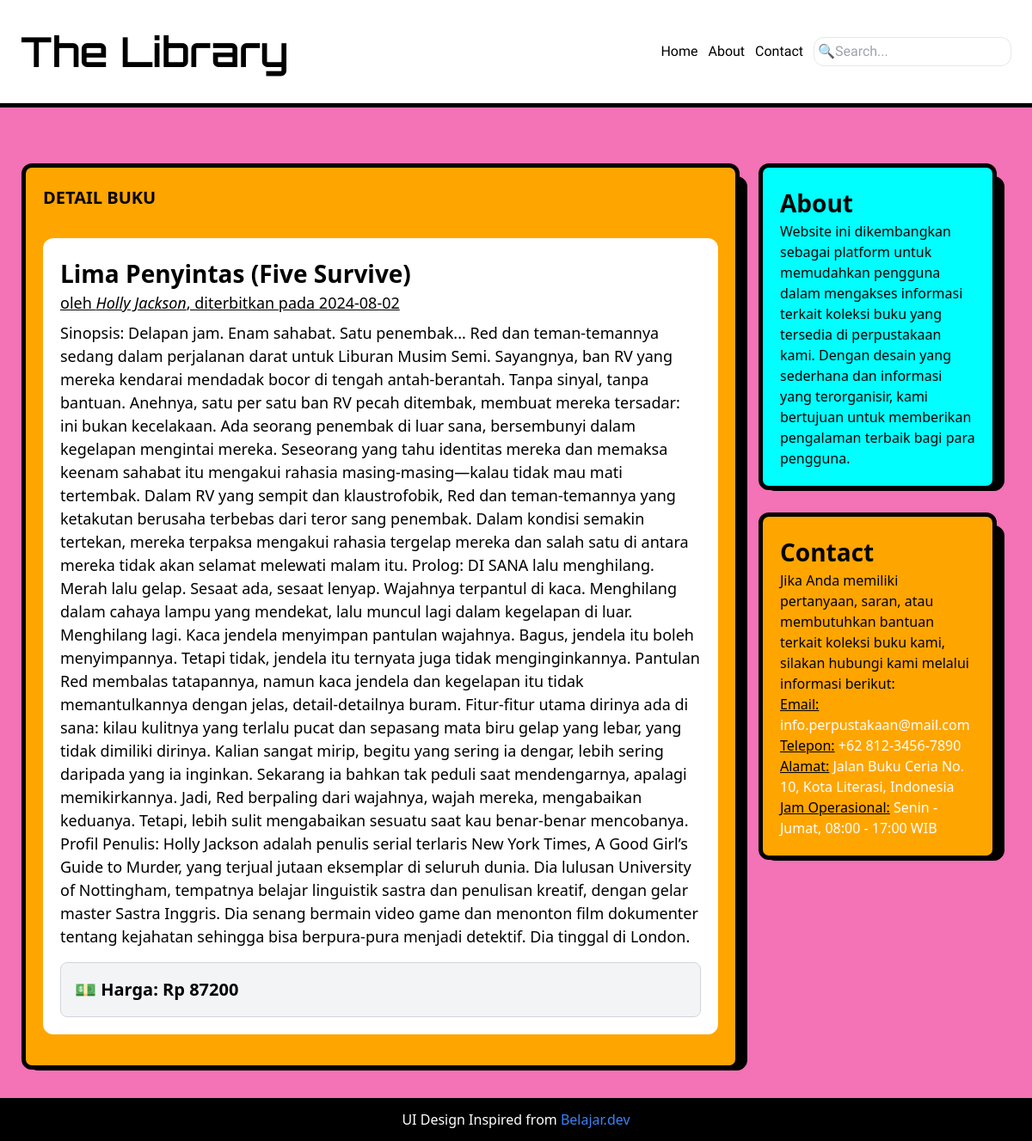
The app's page /detail.php?id=4 with its own data.
### tables this page shows
CREATE TABLE `buku` (
  `id` int(11) NOT NULL,
  `judul_buku` varchar(255) NOT NULL,
  `penulis` varchar(100) NOT NULL,
  `sinopsis_buku` text NOT NULL,
  `tanggal_diterbitkan` date NOT NULL,
  `harga` int(11) NOT NULL
);

### detail.php (the view, shortened to what this page needs)
<?php
include 'koneksi.php';
$id = $_GET['id'];
$query = "select * from buku where id = $id" ;
$eksekusi = mysqli_query($koneksi, $query);
$buku = mysqli_fetch_assoc($eksekusi);
?>
<!DOCTYPE html>
<html lang="en">
  <head>
    <script src="https://cdn.tailwindcss.com"></script>
  </head>
  <body class="bg-[#F472B6] overflow-y-auto">
    <header
      class="w-full flex flex-row p-6 bg-white justify-between items-center border-b-[5px] border-black"
    >
      <h1 class="text-[48px] items-center font-semibold">
        <a href="index.php" style="font-family: Orbitron;">The Library</a>
      </h1>
      <nav>
        <ul class="flex flex-row gap-3 items-center" style="font-family: Comic Neue;">
          <li>
            <a href="index.php" class="hover:text-blue-500">Home</a>
          </li>
          <li>
            <a href="#about" class="hover:text-blue-500">About</a>
          </li>
          <li>
            <a href="#contact" class="hover:text-blue-500">Contact</a>
          </li>
          <li>
            <input type="search" name="" id="" placeholder="🔍Search..." class="border border-gray-200 p-1 rounded-xl" />
          </li>
        </ul>
      </nav>
    </header>
    <main class="h-full w-full p-8 pt-10">
      <section class="mt-10 flex flex-row gap-5">
        <div class="w-3/4">
          <div class="bg-black h-auto w-full border border-black rounded-xl">
            <div
              class="bg-[#FFA500] hover:m-0 -mt-4 -ml-2 h-auto w-full border-[5px] border-black rounded-xl p-5"
            >
              <h1 class="text-[20px] font-bold">DETAIL BUKU</h1>
              <div class="flex flex-col gap-5 justify-center mt-8 mb-4">
                <div class="h-auto p-5 w-full bg-white rounded-xl">
                    <span class="font-semibold text-[28px]"><?php echo $buku['judul_buku'] ?></span><br>
                    <span class="underline text-[18px]">oleh <span class="italic"><?php echo $buku['penulis'] ?></span>, diterbitkan pada <?php echo $buku['tanggal_diterbitkan'] ?></span>
                    <p class="mt-2 text-[18px]">Sinopsis:
                      <?php echo $buku['sinopsis_buku'] ?>
                    </p>
                    <div class="mt-4 p-4 bg-gray-100 rounded-lg border border-gray-300">
                        <span class="font-semibold text-[20px]">💵 Harga: Rp <?php echo $buku['harga'] ?></span>
                    </div>
                </div>
              </div>
            </div>
          </div>
        </div>
        <div class="w-1/4 flex flex-col gap-10">
        <div class="bg-black h-auto w-full border border-black rounded-xl">
          <div
            class="bg-[#00FFFF] hover:m-0 -mt-4 -ml-2 h-auto w-full border-[5px] border-black rounded-xl p-5">
            <h1 class="text-[28px] font-bold" id="about">About</h1>
            <p>
              Website ini dikembangkan sebagai platform untuk memudahkan pengguna dalam mengakses informasi terkait koleksi buku yang tersedia di perpustakaan kami. Dengan desain yang sederhana dan informasi yang terorganisir, kami bertujuan untuk memberikan pengalaman terbaik bagi para pengguna.
            </p>
          </div>
        </div>
        <div class="bg-black h-auto w-full border border-black rounded-xl">
          <div
            class="bg-[#FFA500] hover:m-0 -mt-4 -ml-2 h-auto w-full border-[5px] border-black rounded-xl p-5">
            <h1 class="text-[28px] font-bold" id="contact">Contact</h1>
            <p>
              Jika Anda memiliki pertanyaan, saran, atau membutuhkan bantuan terkait koleksi buku kami, silakan hubungi kami melalui informasi berikut:
              <br>
              <span class="underline">Email:</span> <span class="text-white">info.perpustakaan@mail.com</span><br>
              <span class="underline">Telepon:</span> <span class="text-white">+62 812-3456-7890</span><br>
              <span class="underline">Alamat:</span> <span class="text-white">Jalan Buku Ceria No. 10, Kota Literasi, Indonesia</span><br>
              <span class="underline">Jam Operasional:</span> <span class="text-white">Senin - Jumat, 08:00 - 17:00 WIB</span><br>
            </p>
          </div>
        </div>
      </div>
      </section>
    </main>
    <footer class="relative bottom-0 bg-black w-full h-[50px] text-white flex items-center justify-center">
      <p>UI Design Inspired from <a href="https://belajar.dev/" target="__blank" class="text-blue-500">Belajar.dev</a></p>
    </footer>
  </body>
</html>

### records on screen
buku: judul_buku "Lima Penyintas (Five Survive)", penulis "Holly Jackson", tanggal_diterbitkan "2024-08-02", sinopsis_buku "Delapan jam. Enam sahabat. Satu penembak... Red dan teman-temannya sedang dalam perjalanan darat untuk Liburan Musim Semi. Sayangnya, ban RV yang mereka kendarai mendadak bocor di tengah antah-berantah. Tanpa sinyal, tanpa bantuan. Anehnya, satu per satu ban RV pecah ditembak, membuat mereka tersadar: ini bukan kecelakaan. Ada seorang penembak di luar sana, bersembunyi dalam kegelapan mengintai mereka. Seseorang yang tahu identitas mereka dan memaksa keenam sahabat itu mengakui rahasia masing-masing—kalau tidak mau mati tertembak. Dalam RV yang sempit dan klaustrofobik, Red dan teman-temannya yang ketakutan berusaha terbebas dari teror sang penembak. Dalam kondisi semakin tertekan, mereka…", harga "87200"
